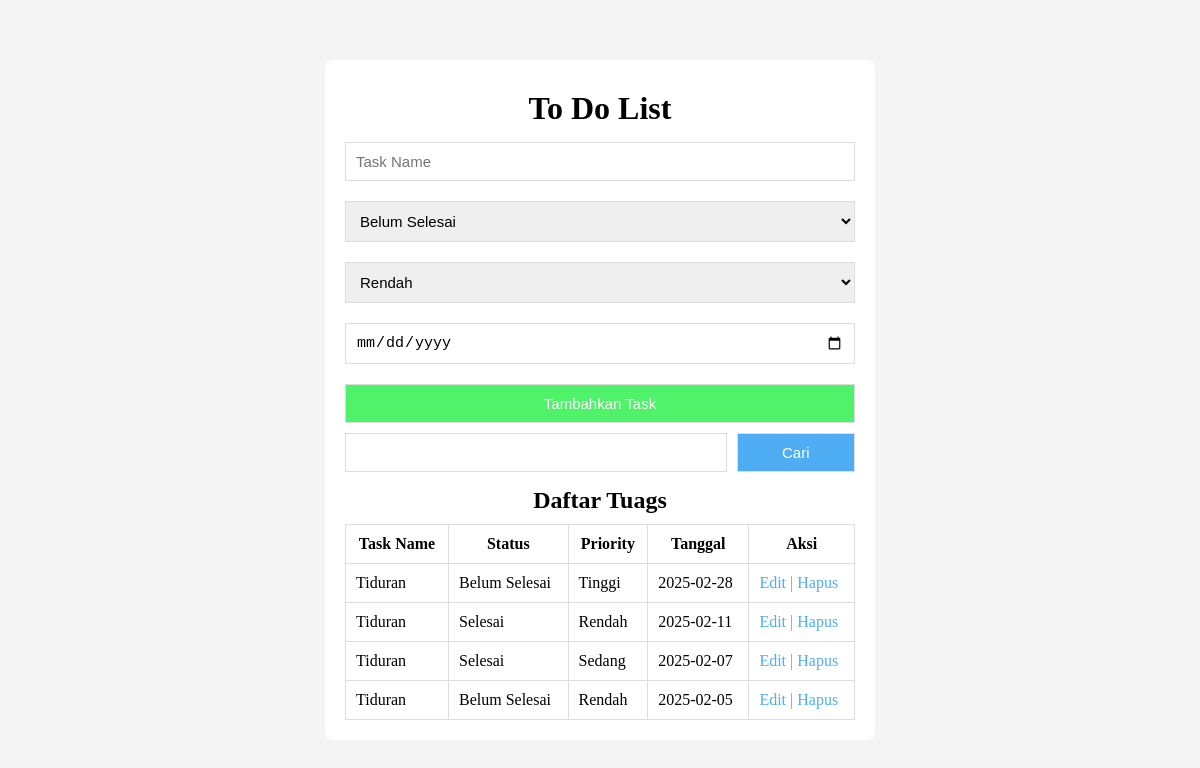
The page /APK/index.php on the database its author committed.
### tables this page shows
CREATE TABLE `tasks` (
  `id` int(11) NOT NULL,
  `task_name` varchar(255) NOT NULL,
  `status` enum('Belum Selesai','Selesai') NOT NULL,
  `priority` enum('Rendah','Sedang','Tinggi') NOT NULL,
  `due_date` date NOT NULL
);

### APK/function.php (called while the page is built, shortened)
<?php
    $conn = mysqli_connect("localhost", "root", "", "to_do_list");
function query($query){
    global $conn;
    $result = mysqli_query($conn, $query);
    $rows = [];
    while($row = mysqli_fetch_assoc($result)){
        $rows[] = $row;
    }
    return $rows;
}
?>

### APK/index.php (the view, shortened to what this page needs)
<?Php
    require 'function.php';
    $task = query("SELECT * FROM tasks ORDER BY due_date DESC");
?>
<!DOCTYPE html>
<html lang="en">
<head>
    <link rel="stylesheet" href="style.css">
</head>
<body>
    <div class="container">
        <h1> To Do List </h1>
        <form action="tambah.php" method="POST">
            <input type="text" name="task_name" id="task_name" placeholder="Task Name" required>
            <select name="status" id="status">
                <option value="Belum Selesai"> Belum Selesai </option>
            </select>
            <select name="priority" id="priority">
                <option value="Rendah"> Rendah </option>
            </select>
            <input type="date" name="due_date" id="due_date" required>
            <button type="submit" name="submit"> Tambahkan Task </button>
        </form>
        <form action="" method="POST" class="form-search">
            <input type="text" name="cari" id="cari">
            <button type="submit" name="search"> Cari </button>
        </form>
        <h2> Daftar Tuags </h2>
        <table>
            <tr>
                <th> Task Name </th>
                <th> Status </th>
                <th> Priority </th>
                <th> Tanggal </th>
                <th> Aksi </th>
            </tr>
            <?php
                foreach($task AS $row):
            ?>
            <tr>
                <td><?= $row['task_name'] ?></td>
                <td><?= $row['status'] ?></td>
                <td><?= $row['priority'] ?></td>
                <td><?= $row['due_date'] ?></td>
                <td>
                    <a href="edit.php?id=<?= $row['id'] ?>"> Edit | </a>
                    <a href="hapus.php?hapus=<?= $row['id'] ?>" onclick="return confirm('Apakah Anda Yakin Ingin Menghapus Task Ini?')"> Hapus </a>
                </td>
            </tr>
            <?php endforeach ?>
        </table>
    </div>
</body>
</html>

### APK/style.css (style rules this page uses)
* { margin: 0; padding: 0; box-sizing: border-box; }
body { width: 100%; height: 100vh; display: flex; justify-content: center; align-items: center; background-color: #F4F4F4; }
.container { width: 550px; padding: 20px; border-radius: 8px; background-color: white; }
h1, h2 { text-align: center; margin-top: 10px; margin-bottom: 10px; }
form { display: flex; flex-direction: column; gap: 10px; }
a { color: #4fadf3; text-decoration: none; }
.form-search { display: flex; flex-direction: row; }
.form-search button { width: 30%; background-color: #4fadf3; }
input, select, button { width: 100%; padding: 10px; font-size: 15px; margin-top: 5px; margin-bottom: 5px; border: 1px solid #DDD; border-radius: 8px solid black; }
button { color: white; background-color: #4ff36a; cursor: pointer; }
table { width: 100%; border-collapse: collapse; }
table td, table th { padding: 10px; border: 1px solid #DDD; }

### rows shown on the page
tasks: task_name "Tiduran", status "Belum Selesai", priority "Tinggi", due_date "2025-02-28"
tasks: task_name "Tiduran", status "Selesai", priority "Rendah", due_date "2025-02-11"
tasks: task_name "Tiduran", status "Selesai", priority "Sedang", due_date "2025-02-07"
tasks: task_name "Tiduran", status "Belum Selesai", priority "Rendah", due_date "2025-02-05"
